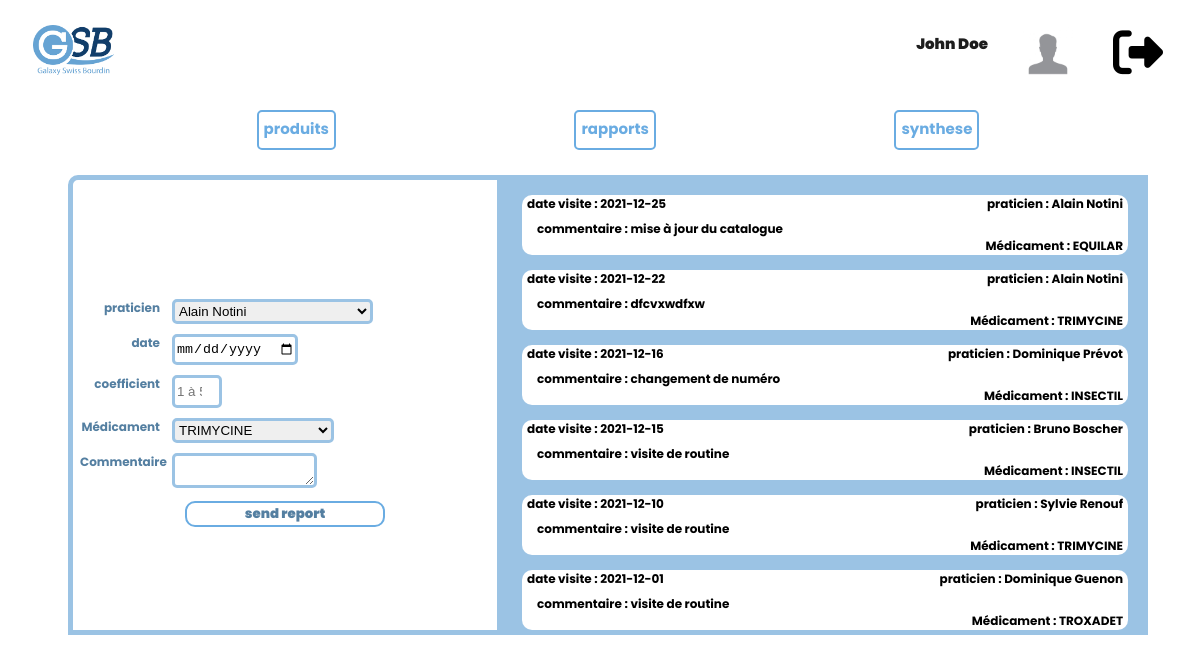
Screenshot of /gsbV1/rapport.php (signed in) with the database file from the repository.
### tables this page shows
CREATE TABLE IF NOT EXISTS `rapport` (
  `id_rapport` int(11) NOT NULL AUTO_INCREMENT,
  `rep_name` varchar(1000) NOT NULL,
  `rep_prenom` varchar(1000) NOT NULL,
  `date_visite` date NOT NULL,
  `prat` varchar(1000) NOT NULL,
  `coef` int(11) NOT NULL,
  `comment` varchar(1000) NOT NULL,
  `produit` varchar(1000) NOT NULL,
  PRIMARY KEY (`id_rapport`)
);

### gsbV1/rapport.php (the view, shortened to what this page needs)
<?php
try {
    $connexion = new PDO('mysql:host=localhost;dbname=gsbv1;charset=utf8', 'root', '');
} catch (Exception $e) {
    die('Erreur : ' . $e->getMessage());
}
$sql1 = "SELECT * FROM produit  ";
$reponse1 = $connexion->query($sql1);
$sql2 = "SELECT * FROM praticien  ";
$reponse2 = $connexion->query($sql2);
$nomv = $_SESSION['nom'];
$sql3 = "SELECT * FROM rapport WHERE rep_name=\"$nomv\" order by date_visite DESC ";
$reponse3 = $connexion->query($sql3);
?>
<!DOCTYPE html>
<html lang="en">
<head>
    <link rel="stylesheet" href="style_rapport.css">
</head>
<body>
<header>
    <div class="logo">
    <img src="logo.png" alt="">
    </div>
    <div class="id">
    <div class="id_name">
    <p>
    <?php echo $_SESSION['prenom']; ?> <?php echo $_SESSION['nom']; ?>
    </p>
    </div>
    <div class="id_photo">
    <img src="pp.jpg" alt="">
    </div>
    <a href="logout.php">
    <i class="fas fa-sign-out-alt"></i>
    </a>
    </div>
</header>
<nav>
    <li>
    <a href="produit.php">produits</a>
    <a href="">rapports</a>
    <a href="">synthese</a>
    </li>
</nav>
<main>
    <div class="formul">
        <br>
    <form action="rapport_post.php" method="post">
        <div class="line">
        <legend>praticien</legend>
        <select  class="inputs"  name="prat">
        <?php
            while ($data2 = $reponse2->fetch()) {
                echo "<option value='{$data2['PRA_PRENOM']} {$data2['PRA_NOM']}'>{$data2['PRA_PRENOM']} {$data2['PRA_NOM']}</option>";
                 }
            ?>
        </select>
        </div>
        <div class="line">
        <legend>date</legend>
        <input  class="inputs" type="date" name="date">
        </div>
       <br>
        <div class="line">
        <legend>coefficient</legend>
        <input  class="inputs" type="number" min="1" max="5" step="1" name="coef" placeholder="1 à 5">
        </div>
        <br>
        <div class="line">
        <legend>Médicament</legend>
        <select class="inputs"name="produit" >
            <?php
            while ($data1 = $reponse1->fetch()) {
                echo "<option value='{$data1['MED_NOMCOMMERCIAL']}'>{$data1['MED_NOMCOMMERCIAL']}</option>";
                 }
            ?>
        </select>
        </div>
        <br>
        <div class="line">
        <legend>Commentaire</legend>
        <textarea  name="comment" class="inputs" rows="5" cols="15"></textarea>
        </div>
        <br>
        <div class="line">
        <input type="submit" class="btn" name="report" value="send report">
        </div>
    </form>
    </div>
    <div class="result">
        <?php
            while ($data3 = $reponse3->fetch()) { ?>
    <div class="card">
    <div class="date_visite">
    date visite :
    <?php
    echo $data3['date_visite']
    ?>
    </div>
    <div class="prat">
        praticien :
    <?php
    echo $data3['prat']
    ?>
    </div>
    <div class="comment">
        commentaire :
    <?php
    echo $data3['comment']
    ?>
    </div>
    <div class="produit">
        Médicament :
    <?php
    echo $data3['produit']
    ?>
    </div>
    </div>
    <?php
     }
     ?>
    </div>
</main>
</body>
</html>

### gsbV1/style_rapport.css (style rules this page uses)
body { font-family: 'Poppins', sans-serif; font-size: 15px; font-weight: bolder; width: 100vw; overflow-x: hidden; }
header { position: relative; height: 50px; margin: 25px; }
legend { margin: 5px; width: 80px; text-align: right; font-size: 12px; }
main { display: inline-flex; justify-content: space-evenly; height: 450px; width: 90vw; position: relative; left: 50%; transform: translateX(-50%); margin-top: 15px; }
form { position: absolute; top: 50%; left: 50%; transform: translate(-50%,-50%); width: 100%; }
.result { background: rgb(155, 195, 228);; height: 100%; width: 60%; overflow-x: hidden; overflow-y: auto; border: solid 5px rgb(155, 195, 228); }
.formul { display: inline-flex; width: 40%; height: 100%; position: relative; color: rgb(84, 127, 161); border: solid 5px rgb(155, 195, 228); border-top-left-radius: 10px; }
.inputs { margin: 0px; border: 3px solid rgb(155, 195, 228); border-radius: 5px; height: 25px; margin: 5px; }
.id { position: absolute; top: 50%; right: 0%; transform: translatey(-50%); display: inline-flex; }
.id > * { margin: 20px; font-size: 15px; }
.id_name { margin-right: 15px; color: rgb(29, 29, 29); font-weight: bolder; }
.id_photo { position: relative; }
.id_photo > img { width: 50px; height: auto; margin-top: 10px; }
.logo { position: absolute; top: 0%; left: 0%; }
.logo > img { height: 50px; width: auto; }
nav { display: inline-flex; max-width: 90vw; height: 40px; margin: 10px; }
li { display: inline-flex; justify-content: space-evenly; min-width: 100vw; max-width: 100vw; font-size: 15px; }
li > a { font-size: 15px; color: rgb(106, 172, 226); border:solid 2px rgb(106, 172, 226); border-radius: 5px; text-decoration: none; padding: 5px; }
.line { display: inline-flex; font-size: 15px; }
.fa-sign-out-alt { color: black; font-size: 50px; margin-top: 10px; }
.btn { position: absolute; bottom: -5%; left: 50%; transform: translateX(-50%); margin-top: 25px; border:solid 2px rgb(106, 172, 226); border-radius: 10px; background: white; color: rgb(84, 127, 161); font-family: 'Poppins', sans-serif; font-weight: bolder; width: 200px; cursor: pointer; }
.card { position: relative; margin: 15px; background: white; border-radius: 10px; padding: 10px; font-size: 12px; }
.prat { position: absolute; right: 5px; top: 0%; }
.comment { border-radius: 10px; padding: 5px; margin: 10px 0 2px 0; max-width: 50%; }
.date_visite { position: absolute; left: 5px; top: 0%; }
.produit { position: absolute; right: 5px; bottom: 0%; }

### rows the page displays
rapport: date_visite "2021-12-25", prat "Alain Notini", comment "mise à jour du catalogue", produit "EQUILAR"
rapport: date_visite "2021-12-22", prat "Alain Notini", comment "dfcvxwdfxw", produit "TRIMYCINE"
rapport: date_visite "2021-12-16", prat "Dominique Prévot", comment "changement de numéro", produit "INSECTIL"
rapport: date_visite "2021-12-15", prat "Bruno Boscher", comment "visite de routine", produit "INSECTIL"
rapport: date_visite "2021-12-10", prat "Sylvie Renouf", comment "visite de routine", produit "TRIMYCINE"
rapport: date_visite "2021-12-01", prat "Dominique Guenon", comment "visite de routine", produit "TROXADET"

### other values shown
$_SESSION['prenom'] "John"
$_SESSION['nom'] "Doe"
form field prat "Alain Notini"
form field produit "TRIMYCINE"
